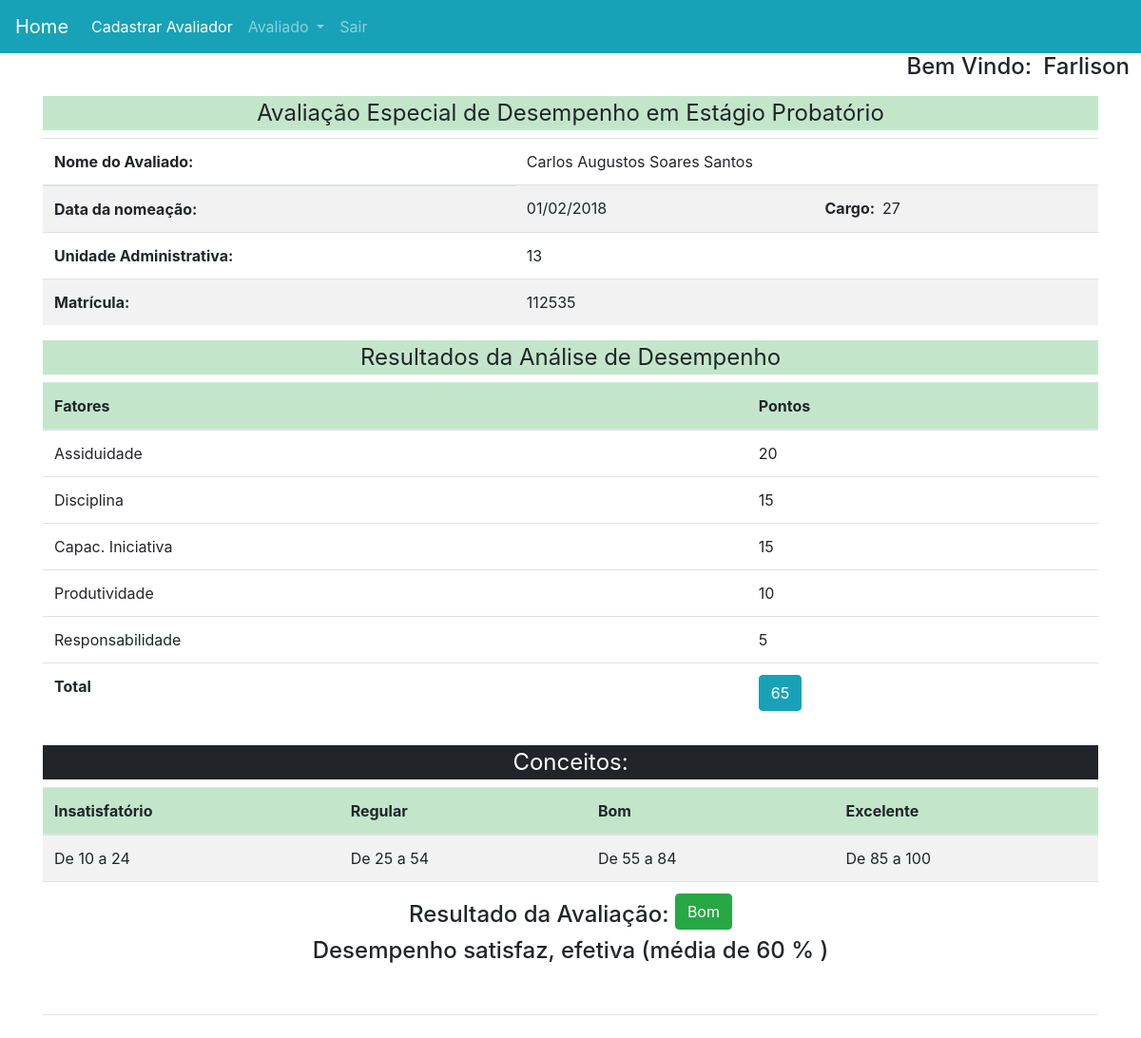
The app's page /calculo_avaliacao.php?id_avaliado=1 (signed in) with its own data.
### tables this page shows
CREATE TABLE IF NOT EXISTS `avaliado` (
  `id` int(10) NOT NULL AUTO_INCREMENT,
  `id_gestor` int(10) NOT NULL,
  `nome` varchar(255) DEFAULT NULL,
  `matricula` varchar(10) DEFAULT NULL,
  `cargo` varchar(255) DEFAULT NULL,
  `secretaria` varchar(20) DEFAULT NULL,
  `data_nomeacao` varchar(15) DEFAULT NULL,
  `status` enum('0','1') DEFAULT '0',
  PRIMARY KEY (`id`),
  KEY `id_gestor` (`id_gestor`)
);

### classes/avaliado.class.php (called while the page is built, shortened)
<?php
class Avaliado
{
	 private $pdo;
	 public function __construct($pdo)
	{
		$this->pdo = $pdo;
	}
    public function listaAvaliado($id){
    	$sql = $this->pdo->prepare("SELECT * FROM avaliado WHERE id = :id");
    	$sql ->bindValue(":id", $id);
    	$sql ->execute();
    	return $sql = $sql->fetchAll();
    }
}
?>

### classes/assiduidade.class.php (called while the page is built, shortened)
<?php
class Assiduidade
{
	private $pdo;
	public function __construct($pdo)
	{
		$this->pdo = $pdo;
	}
	public function calculoAssiduidade($id_avaliado){
        $sql = $this->pdo->prepare("SELECT SUM(assiduidade_q1+assiduidade_q2) as totalassiduidade FROM assiduidade WHERE id_avaliado = :id_avaliado");
        $sql ->bindValue(":id_avaliado", $id_avaliado);
        $sql ->execute();
        return $sql = $sql->fetch();
	}
}
?>

### classes/disciplina.class.php (called while the page is built, shortened)
<?php
class Disciplina
{
	private $pdo;
	public function __construct($pdo)
	{
		$this->pdo = $pdo;
	}
	public function calculoDisciplina($id_avaliado){
        $sql = $this->pdo->prepare("SELECT SUM(disciplina_q1+disciplina_q2) as totaldisciplina FROM disciplina WHERE id_avaliado = :id_avaliado");
        $sql ->bindValue(":id_avaliado", $id_avaliado);
        $sql ->execute();
        return $sql = $sql->fetch();
	}
}
?>

### classes/iniciativa.class.php (called while the page is built, shortened)
<?php
class Iniciativa
{
	private $pdo;
	public function __construct($pdo)
	{
		$this->pdo = $pdo;
	}
	public function calculoIniciativa($id_avaliado){
        $sql = $this->pdo->prepare("SELECT SUM(iniciativa_q1+iniciativa_q2) as totaliniciativa FROM iniciativa WHERE id_avaliado = :id_avaliado");
        $sql ->bindValue(":id_avaliado", $id_avaliado);
        $sql ->execute();
        return $sql = $sql->fetch();
	}
}
?>

### classes/produtividade.class.php (called while the page is built, shortened)
<?php
class Produtividade
{
	private $pdo;
	public function __construct($pdo)
	{
		$this->pdo = $pdo;
	}
	public function calculoProdutividade($id_avaliado){
        $sql = $this->pdo->prepare("SELECT SUM(produtividade_q1+produtividade_q2) as totalprodutividade FROM produtividade WHERE id_avaliado = :id_avaliado");
        $sql ->bindValue(":id_avaliado", $id_avaliado);
        $sql ->execute();
        return $sql = $sql->fetch();
	}
}
?>

### classes/responsabilidade.class.php (called while the page is built, shortened)
<?php
class Responsabilidade
{
	private $pdo;
	public function __construct($pdo)
	{
		$this->pdo = $pdo;
	}
	public function calculoResponsabilidade($id_avaliado){
        $sql = $this->pdo->prepare("SELECT SUM(responsabilidade_q1+responsabilidade_q2) as totalresponsabilidade FROM responsabilidade WHERE id_avaliado = :id_avaliado");
        $sql ->bindValue(":id_avaliado", $id_avaliado);
        $sql ->execute();
        return $sql = $sql->fetch();
	}
}
?>

### calculo_avaliacao.php (the view, shortened to what this page needs)
<?php
require "inc/cabecalho.php";
require "inc/config.php";
require "classes/avaliado.class.php";
require "classes/disciplina.class.php";
require "classes/iniciativa.class.php";
require "classes/produtividade.class.php";
require "classes/responsabilidade.class.php";
require "classes/assiduidade.class.php";
if (isset($_SESSION['Login']) && !empty($_SESSION['Login'])) {
	if ($sql['perfil'] == 'coordenador') {
$id_avaliado = $_GET['id_avaliado'];
$avaliado = new Avaliado($pdo);
$assiduidade = new Assiduidade($pdo);
$ass = $assiduidade->calculoAssiduidade($id_avaliado);
$disciplina = new Disciplina($pdo);
$dis = $disciplina->calculoDisciplina($id_avaliado);
$iniciativa = new Iniciativa($pdo);
$ini = $iniciativa->calculoIniciativa($id_avaliado);
$produtividade = new Produtividade($pdo);
$pro = $produtividade->calculoProdutividade($id_avaliado);
$responsabilidade = new Responsabilidade($pdo);
$resp = $responsabilidade->calculoResponsabilidade($id_avaliado);
$aval = $avaliado->listaAvaliado($id_avaliado);
foreach ($aval as $dado):
?>
<table class="table table-striped table-hover">
	<legend align="center" class="table-success">Avaliação Especial de Desempenho em Estágio Probatório</legend>
	<thead>
		<tr>
			<th>Nome do Avaliado:</th>
			<td colspan="2"><?php echo $dado['nome']; ?></td>
		</tr>
	</thead>
	<tbody>
		<tr>
			<th>Data da nomeação:</th>
			<td><?php echo $dado['data_nomeacao']; ?></td>
			<td><b>Cargo:</b>&ensp;<?php  echo $dado['cargo'];?></td>
		</tr>
		<tr>
			<th>Unidade Administrativa:</th>
			<td colspan="2"><?php echo $dado['secretaria']; ?></td>
		</tr>
		<tr>
			<th>Matrícula:</th>
			<td colspan="2"><?php echo $dado['matricula']; ?></td>
		</tr>
	</tbody>
</table>
<?php endforeach ?>
<table class="table table-hover">
	<legend align="center" class="table-success">Resultados da Análise de Desempenho</legend>
	<thead>
		<tr class="table-success">
			<th>Fatores</th>
			<th>Pontos</th>
		</tr>
	</thead>
	<tbody>
		<tr>
			<td>Assiduidade</td>
			<td><?php echo $tassiduidade = $ass['totalassiduidade']; ?></td>
		</tr>
		<tr>
			<td>Disciplina</td>
			<td><?php echo $tdisciplina = $dis['totaldisciplina']; ?></td>
		</tr>
		<tr>
			<td>Capac. Iniciativa</td>
			<td><?php echo $tiniciativa = $ini['totaliniciativa']; ?></td>
		</tr>
		<tr>
			<td>Produtividade</td>
			<td><?php echo $tprodutividade = $pro['totalprodutividade']; ?></td>
		</tr>
		<tr>
			<td>Responsabilidade</td>
			<td><?php echo $tresponsabilidade = $resp['totalresponsabilidade']; ?></td>
		</tr>
		<tr>
			<td><b>Total</b></td>
			<td><b><label class="btn btn-info"><?php echo $total = $tassiduidade+$tdisciplina+$tiniciativa+$tprodutividade+$tresponsabilidade; ?></label></b></td>
		</tr>
	</tbody>
</table>
<table class="table table-striped table-hover">
	<legend align="center" class="table-dark">Conceitos:</legend>
	<thead>
		<tr class="table-success">
			<th>Insatisfatório</th>
			<th>Regular</th>
			<th>Bom</th>
			<th>Excelente</th>
		</tr>
	</thead>
	<tbody>
		<tr>
			<td>De 10 a 24</td>
			<td>De 25 a 54</td>
			<td>De 55 a 84</td>
			<td>De 85 a 100</td>
		</tr>
		<tr align="center">
		<?php if ($total >= 55 && $total < 85):?>
            <td colspan="4"><h4>Resultado da Avaliação: <label class="btn btn-success">Bom</label><p>Desempenho satisfaz, efetiva  (média de 60 % )</p></h4></td>
		<?php endif ?>
		</tr>
	</tbody>
</table>
<?php
 }else{
 	header("Location: index.php");
 }
}else{
	header("Location: index.php");
}
require "inc/rodape.php";
?>

### records on screen
avaliado: nome "Carlos Augustos Soares Santos", data_nomeacao "01/02/2018", cargo "27", secretaria "13", matricula "112535"

### other values on screen
$sql['nome'] "Farlison"
$tassiduidade = $ass['totalassiduidade'] "20"
$tdisciplina = $dis['totaldisciplina'] "15"
$tiniciativa = $ini['totaliniciativa'] "15"
$tprodutividade = $pro['totalprodutividade'] "10"
$tresponsabilidade = $resp['totalresponsabilidade'] "5"
